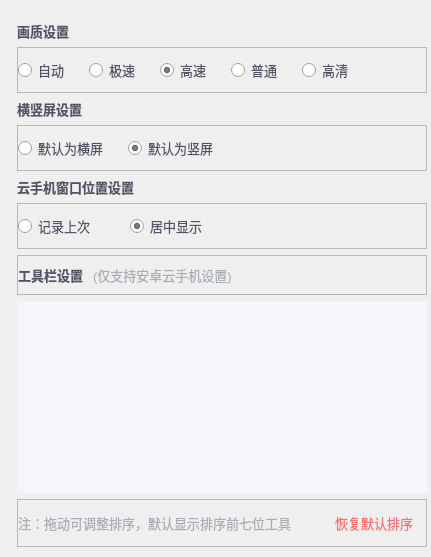
         <widget class="QWidget" name="pageUISetting">
          <property name="styleSheet">
           <string notr="true">color:#FF505465;
blod:true;
font-size:13px;</string>
          </property>
          <layout class="QVBoxLayout" name="verticalLayout_8">
           <property name="spacing">
            <number>6</number>
           </property>
           <property name="leftMargin">
            <number>17</number>
           </property>
           <property name="topMargin">
            <number>21</number>
           </property>
           <property name="rightMargin">
            <number>4</number>
           </property>
           <property name="bottomMargin">
            <number>10</number>
           </property>
           <item>
            <widget class="QLabel" name="label_11">
             <property name="styleSheet">
              <string notr="true">font-weight: bold;</string>
             </property>
             <property name="text">
              <string>画质设置</string>
             </property>
            </widget>
           </item>
           <item>
            <widget class="QFrame" name="frame_5">
             <property name="frameShape">
              <enum>QFrame::StyledPanel</enum>
             </property>
             <property name="frameShadow">
              <enum>QFrame::Raised</enum>
             </property>
             <layout class="QHBoxLayout" name="horizontalLayout_14">
              <property name="spacing">
               <number>20</number>
              </property>
              <property name="leftMargin">
               <number>0</number>
              </property>
              <property name="rightMargin">
               <number>0</number>
              </property>
              <item>
               <widget class="QRadioButton" name="radioButton_5">
                <property name="cursor">
                 <cursorShape>PointingHandCursor</cursorShape>
                </property>
                <property name="text">
                 <string>自动</string>
                </property>
               </widget>
              </item>
              <item>
               <widget class="QRadioButton" name="radioButton_6">
                <property name="cursor">
                 <cursorShape>PointingHandCursor</cursorShape>
                </property>
                <property name="text">
                 <string>极速</string>
                </property>
               </widget>
              </item>
              <item>
               <widget class="QRadioButton" name="radioButton_7">
                <property name="cursor">
                 <cursorShape>PointingHandCursor</cursorShape>
                </property>
                <property name="text">
                 <string>高速</string>
                </property>
                <property name="checked">
                 <bool>true</bool>
                </property>
               </widget>
              </item>
              <item>
               <widget class="QRadioButton" name="radioButton_8">
                <property name="cursor">
                 <cursorShape>PointingHandCursor</cursorShape>
                </property>
                <property name="text">
                 <string>普通</string>
                </property>
               </widget>
              </item>
              <item>
               <widget class="QRadioButton" name="radioButton_9">
                <property name="cursor">
                 <cursorShape>PointingHandCursor</cursorShape>
                </property>
                <property name="text">
                 <string>高清</string>
                </property>
               </widget>
              </item>
              <item>
               <spacer name="horizontalSpacer_9">
                <property name="orientation">
                 <enum>Qt::Horizontal</enum>
                </property>
                <property name="sizeHint" stdset="0">
                 <size>
                  <width>40</width>
                  <height>20</height>
                 </size>
                </property>
               </spacer>
              </item>
             </layout>
            </widget>
           </item>
           <item>
            <widget class="QLabel" name="label_12">
             <property name="styleSheet">
              <string notr="true">font-weight: bold;</string>
             </property>
             <property name="text">
              <string>横竖屏设置</string>
             </property>
            </widget>
           </item>
           <item>
            <widget class="QFrame" name="frame_13">
             <property name="frameShape">
              <enum>QFrame::StyledPanel</enum>
             </property>
             <property name="frameShadow">
              <enum>QFrame::Raised</enum>
             </property>
             <layout class="QHBoxLayout" name="horizontalLayout_15">
              <property name="spacing">
               <number>20</number>
              </property>
              <property name="leftMargin">
               <number>0</number>
              </property>
              <property name="rightMargin">
               <number>0</number>
              </property>
              <item>
               <widget class="QRadioButton" name="radioButton_10">
                <property name="cursor">
                 <cursorShape>PointingHandCursor</cursorShape>
                </property>
                <property name="text">
                 <string>默认为横屏</string>
                </property>
               </widget>
              </item>
              <item>
               <widget class="QRadioButton" name="radioButton_11">
                <property name="cursor">
                 <cursorShape>PointingHandCursor</cursorShape>
                </property>
                <property name="text">
                 <string>默认为竖屏</string>
                </property>
                <property name="checked">
                 <bool>true</bool>
                </property>
               </widget>
              </item>
              <item>
               <spacer name="horizontalSpacer_5">
                <property name="orientation">
                 <enum>Qt::Horizontal</enum>
                </property>
                <property name="sizeHint" stdset="0">
                 <size>
                  <width>40</width>
                  <height>20</height>
                 </size>
                </property>
               </spacer>
              </item>
             </layout>
            </widget>
           </item>
           <item>
            <widget class="QLabel" name="label_13">
             <property name="styleSheet">
              <string notr="true">font-weight: bold;</string>
             </property>
             <property name="text">
              <string>云手机窗口位置设置</string>
             </property>
            </widget>
           </item>
           <item>
            <widget class="QFrame" name="frame_15">
             <property name="frameShape">
              <enum>QFrame::StyledPanel</enum>
             </property>
             <property name="frameShadow">
              <enum>QFrame::Raised</enum>
             </property>
             <layout class="QHBoxLayout" name="horizontalLayout_16">
              <property name="spacing">
               <number>20</number>
              </property>
              <property name="leftMargin">
               <number>0</number>
              </property>
              <property name="rightMargin">
               <number>0</number>
              </property>
              <item>
               <widget class="QRadioButton" name="radioButton_12">
                <property name="cursor">
                 <cursorShape>PointingHandCursor</cursorShape>
                </property>
                <property name="text">
                 <string>记录上次    </string>
                </property>
               </widget>
              </item>
              <item>
               <widget class="QRadioButton" name="radioButton_13">
                <property name="cursor">
                 <cursorShape>PointingHandCursor</cursorShape>
                </property>
                <property name="text">
                 <string>居中显示</string>
                </property>
                <property name="checked">
                 <bool>true</bool>
                </property>
               </widget>
              </item>
              <item>
               <spacer name="horizontalSpacer_6">
                <property name="orientation">
                 <enum>Qt::Horizontal</enum>
                </property>
                <property name="sizeHint" stdset="0">
                 <size>
                  <width>40</width>
                  <height>20</height>
                 </size>
                </property>
               </spacer>
              </item>
             </layout>
            </widget>
           </item>
           <item>
            <widget class="QFrame" name="frame_16">
             <property name="frameShape">
              <enum>QFrame::StyledPanel</enum>
             </property>
             <property name="frameShadow">
              <enum>QFrame::Raised</enum>
             </property>
             <layout class="QHBoxLayout" name="horizontalLayout_17">
              <property name="spacing">
               <number>10</number>
              </property>
              <property name="leftMargin">
               <number>0</number>
              </property>
              <property name="rightMargin">
               <number>0</number>
              </property>
              <item>
               <widget class="QLabel" name="label_14">
                <property name="styleSheet">
                 <string notr="true">font-weight: bold;</string>
                </property>
                <property name="text">
                 <string>工具栏设置</string>
                </property>
               </widget>
              </item>
              <item>
               <widget class="QLabel" name="label_15">
                <property name="styleSheet">
                 <string notr="true">color:#A9ADB6;</string>
                </property>
                <property name="text">
                 <string>(仅支持安卓云手机设置)</string>
                </property>
               </widget>
              </item>
              <item>
               <spacer name="horizontalSpacer_7">
                <property name="orientation">
                 <enum>Qt::Horizontal</enum>
                </property>
                <property name="sizeHint" stdset="0">
                 <size>
                  <width>40</width>
                  <height>20</height>
                 </size>
                </property>
               </spacer>
              </item>
             </layout>
            </widget>
           </item>
           <item>
            <widget class="QListWidget" name="listWidget">
             <property name="minimumSize">
              <size>
               <width>0</width>
               <height>128</height>
              </size>
             </property>
             <property name="styleSheet">
              <string notr="true">color:#A9ADB6;border:none;background-color:#F4F6FA;</string>
             </property>
             <property name="dragEnabled">
              <bool>true</bool>
             </property>
             <property name="dragDropMode">
              <enum>QAbstractItemView::InternalMove</enum>
             </property>
             <property name="defaultDropAction">
              <enum>Qt::MoveAction</enum>
             </property>
             <property name="viewMode">
              <enum>QListView::IconMode</enum>
             </property>
            </widget>
           </item>
           <item>
            <widget class="QFrame" name="frame_17">
             <property name="frameShape">
              <enum>QFrame::StyledPanel</enum>
             </property>
             <property name="frameShadow">
              <enum>QFrame::Raised</enum>
             </property>
             <layout class="QHBoxLayout" name="horizontalLayout_18">
              <property name="spacing">
               <number>0</number>
              </property>
              <property name="leftMargin">
               <number>0</number>
              </property>
              <item>
               <widget class="QLabel" name="label_18">
                <property name="styleSheet">
                 <string notr="true">color:#A9ADB6;</string>
                </property>
                <property name="text">
                 <string>注：拖动可调整排序，默认显示排序前七位工具</string>
                </property>
               </widget>
              </item>
              <item>
               <spacer name="horizontalSpacer_8">
                <property name="orientation">
                 <enum>Qt::Horizontal</enum>
                </property>
                <property name="sizeHint" stdset="0">
                 <size>
                  <width>40</width>
                  <height>20</height>
                 </size>
                </property>
               </spacer>
              </item>
              <item>
               <widget class="QPushButton" name="pushButton_2">
                <property name="cursor">
                 <cursorShape>PointingHandCursor</cursorShape>
                </property>
                <property name="styleSheet">
                 <string notr="true">QPushButton{
color:#F96D6F;
}
QPushButton:pressed{
color:#F96D6F;
border:none;
}</string>
                </property>
                <property name="text">
                 <string>恢复默认排序</string>
                </property>
                <property name="flat">
                 <bool>true</bool>
                </property>
               </widget>
              </item>
             </layout>
            </widget>
           </item>
          </layout>
         </widget>
